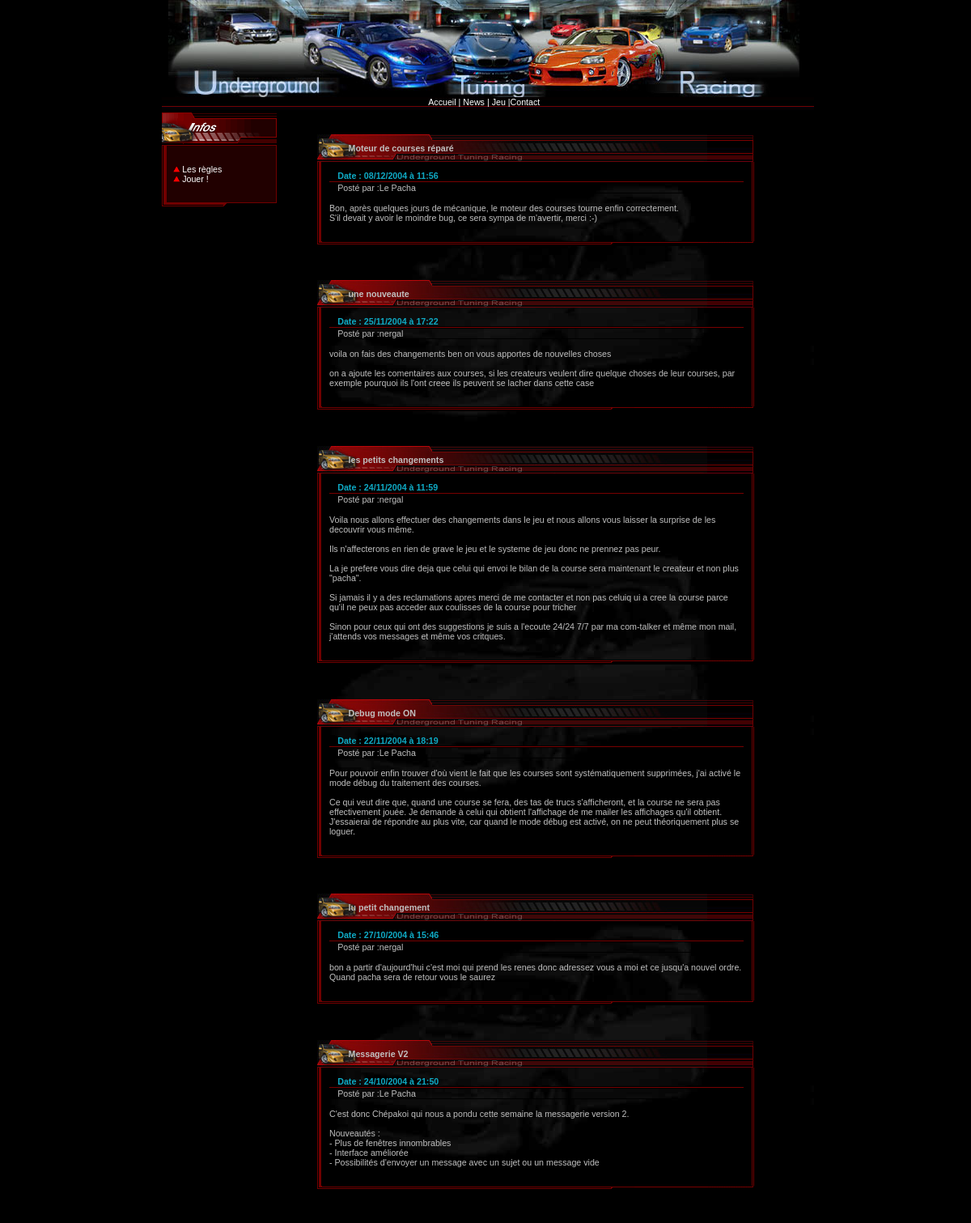
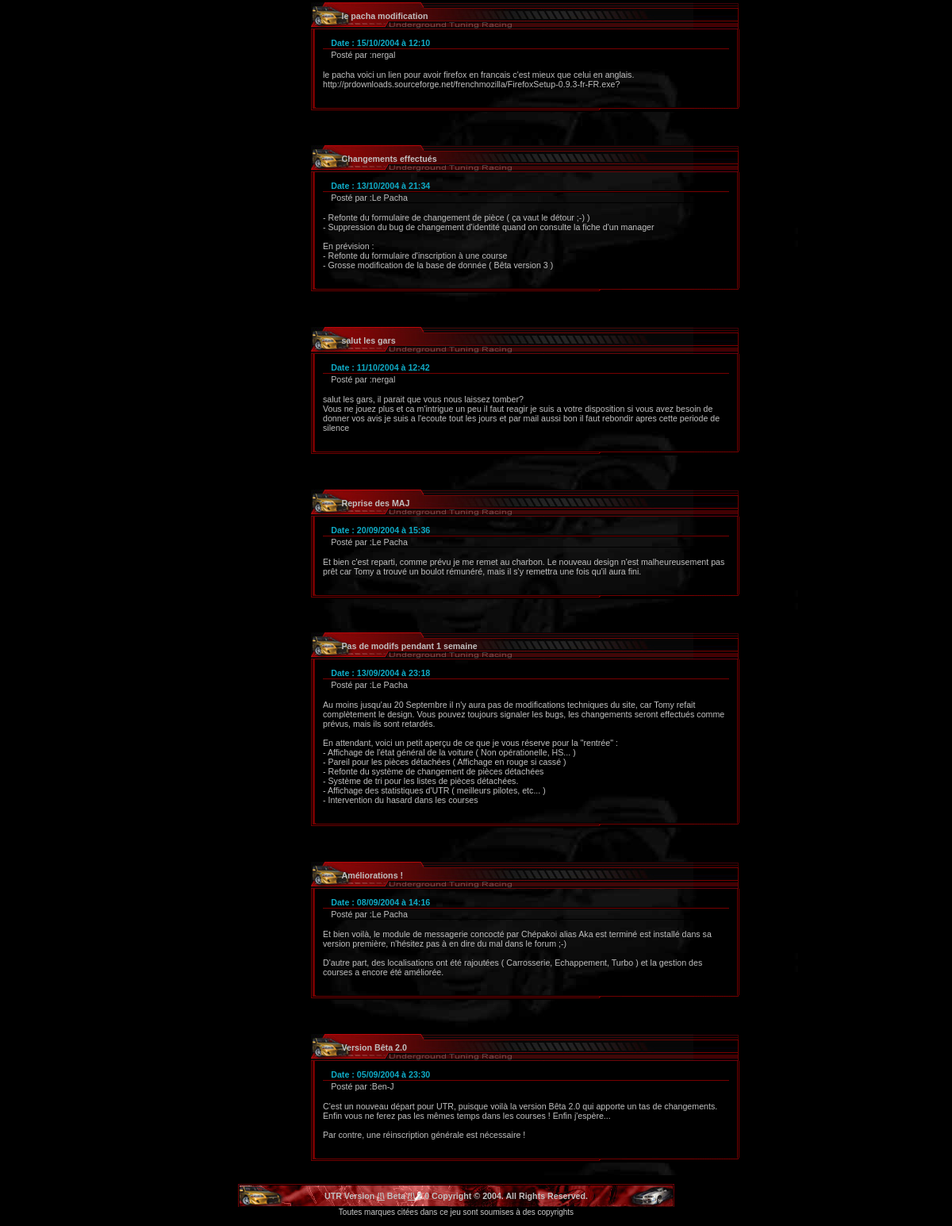
Page /frame/news.php on the committed database (2 pictures, top to bottom).
### tables this page shows
CREATE TABLE `news` (
  `IdNews` int(11) NOT NULL AUTO_INCREMENT,
  `Nws_Titre` varchar(50) NOT NULL DEFAULT '',
  `Nws_Texte` longtext NOT NULL,
  `Nws_IdPosteur` int(11) DEFAULT NULL,
  `Nws_NomPosteur` varchar(50) DEFAULT NULL,
  `Nws_Date` timestamp NOT NULL DEFAULT CURRENT_TIMESTAMP ON UPDATE CURRENT_TIMESTAMP,
  `Nws_Acceptee` enum('0','1') NOT NULL DEFAULT '0',
  PRIMARY KEY (`IdNews`)
);

### frame/news.php (the view, shortened to what this page needs)
<!DOCTYPE HTML PUBLIC "-//W3C//DTD HTML 4.01 Transitional//EN" "http://www.w3.org/TR/html4/loose.dtd">
<html>
<head>
</head>
<body bgcolor="#000000">
<table width="99%" border="0" cellspacing="0" cellpadding="0">
  <tr>
    <td><table width="100%" border="0" cellpadding="0" cellspacing="0">
        <tr>
          <td colspan="3"> <?php
	include("titre.php");
?> </td>
        </tr>
        <tr>
          <td width="17%" height="555" valign="top"> <?php
	include("menu.php");
?> </td>
          <td width="83%" valign="top" background="/UTR/design/bg.jpg"> <div align="left"></div>
            <table width="100%" border="0" cellpadding="0" cellspacing="0">
              <tr>
                <td width="2%"><img src="/UTR/design/spacer.gif" width="46" height="64"></td>
                <td width="98%"><p align="center">
                    <?php
	$requeteNews ="	SELECT IdNews, Nws_Titre, Nws_Texte, Nws_IdPosteur, Jou_Pseudo, Nws_NomPosteur, DATE_FORMAT( Nws_Date, '%d/%m/%Y à %H:%i') AS Nws_DateFormat
							FROM news
							LEFT JOIN joueur ON IdJoueur = Nws_IdPosteur
							WHERE Nws_Acceptee = '1'
							ORDER BY Nws_Date DESC";
	$resultatNews = mysql_query($requeteNews)or die("Erreur dans la requête de news : ".mysql_error());
	if(mysql_num_rows($resultatNews)!=0)
	{
		while($news = mysql_fetch_assoc($resultatNews))
		{
?>
                  </p><br>
                    <table cellspacing=0 cellpadding=4 width="618" border=0>
                      <tbody>
                        <tr>
                          <td width="540"> <table cellspacing=0 cellpadding=0 width="100%" border=0>
                              <tbody>
                                <tr>
                                  <td width=482
                background="/UTR/design/nav.jpg"
                height=34><div align="left">&nbsp;&nbsp; &nbsp; &nbsp;&nbsp;&nbsp;&nbsp;
                                      &nbsp; &nbsp;<b><?php echo $news['Nws_Titre'];?></b></div></td>
                                  <td align=right
                background="/UTR/design/navtile.jpg">&nbsp;</td>
                                  <td align=right
                background="/UTR/design/navtile.jpg"><img
                  height=34
                  src="/UTR/design/navdroite.gif"
                  width=2></td>
                                </tr>
                              </tbody>
                            </table>
                            <table cellspacing=0 cellpadding=0 width="100%" border=0>
                              <tbody>
                                <tr>
                                  <td width=5
                background="/UTR/design/tile_gauche.gif">&nbsp;</td>
                                  <td> <table cellspacing=0 cellpadding=10 width="100%" align=center
                  border=0>
                                      <tbody>
                                        <tr>
                                          <td valign=top>
                                            <table cellspacing=0 cellpadding=0 width="100%"
                        align=center border=0>
                                              <tbody>
                                                <tr>
                                                  <td  colspan=3 height=1></td>
                                                </tr>
                                                <tr>
                                                  <td valign=top width="2%" bgcolor=#000000>&nbsp;</td>
                                                  <td class=news valign=top width="53%"><div align="left"><b>
                                                    Date :
                                                    <?php echo $news['Nws_DateFormat'];?>
                                                    </b></div></td>
                                                  <td valign=top align=right width="45%">&nbsp;</td>
                                                </tr>
                                                <tr>
                                                </tr>
                                                <tr>
                                                </tr>
                                                <tr>
                                                  <td bgcolor=#000000 colspan=3 height=1></td>
                                                </tr>
                                                <tr>
                                                  <td valign=top width="2%"
bgcolor=#000000>&nbsp;</td>
                                                  <td valign=top width="53%"><div align="left">Posté
                                                      par :<?php echo ($news['Jou_Pseudo']!='')?$news['Jou_Pseudo']:$news['Nws_NomPosteur'];?></div></td>
                                                  <td valign=top align=right width="45%">&nbsp;</td>
                                                </tr>
                                                <tr>
                                                  <td bgcolor=#000000 colspan=3 height=1></td>
                                                </tr>
                                                <tr>
                                                  <td colspan=3>&nbsp;</td>
                                                </tr>
                                                <tr>
                                                  <td colspan=3><?php echo nl2br(stripslashes($news['Nws_Texte']))?></td>
                                                </tr>
                                                <tr>
                                                  <td colspan=3>&nbsp;</td>
                                                </tr>
                                                <tr>
                                                  <td colspan=3 height=1></td>
                                                </tr>
                                              </tbody>
                                            </table></td>
                                        </tr>
                                      </tbody>
                                    </table></td>
                                  <td width=2
                background="/UTR/design/tile_droit.gif">&nbsp;</td>
                                </tr>
                              </tbody>
                            </table>
                            <table cellspacing=0 cellpadding=0 width="100%" border=0>
                              <tbody>
                                <tr>
                                  <td width=482
                background="/UTR/design/bas2.gif"
                height=6></td>
                                  <td align=right
                background="/UTR/design/bas_tile_droite.gif"
                height=6><img height=6
                  src="/UTR/design/bas_bord_droit.gif"
                  width=3></td>
                                </tr>
                              </tbody>
                            </table></td>
                          <td width="62"><img src="/UTR/design/spacer.gif" width="62" height="64"></td>
                        </tr>
                      </tbody>
                    </table>
                    <br>
                    <?php
		}
	}
	else
	{
		echo "Aucune news n'a été postée ou aucune news postée n'a été acceptée...";
	}
	?>
                  </td>
              </tr>
            </table></td>
        </tr>
      </table></td>
  </tr>
  <tr>
    <td>
      <div align="center">
        <table border="0" align="center" cellpadding="0" cellspacing="0">
          <tr>
            <td>
              <?php
	include("piedpage.php");
?>
            </td>
            <td><img src="/UTR/design/spacer.gif" width="56" height="64"></td>
          </tr>
        </table>
      </div></td>
  </tr>
</table>
</body>
</html>

### frame/titre.php (shortened to what this page needs)
<body bgcolor="#000000" text="#FFFFFF" link="#FFFFFF" vlink="#FFFFFF" alink="#FFFFFF" leftmargin="0" topmargin="0">
<table width="100%" border=0 align="left" cellpadding=0 cellspacing=0>
  <tbody>
    <tr>
      <td width="935"><div align="center"><a href="/UTR/index.php"><img
      src="/UTR/design/UTR-ng.jpg"
      width=780
      height=120 border="0"></a></div></td>
      <td width="64" align=right>&nbsp;</td>
    </tr>
    <tr>
      <td height="19" valign="top"
    background="/UTR/design/header_r1_c2.jpg"><div align="center"><font color="#FFFFFF"><a href="/UTR/frame/accueil.php">Accueil</a>
          | <a href="/UTR/frame/news.php">News</a> | <a href="/UTR/jeu/accueilJeu.php">Jeu</a>
          |<a href="/UTR/frame/contact.php">Contact</a></font></div></td>
      <td align=right
    background="/UTR/design/header_r1_c2.jpg">&nbsp;</td>
    </tr>
  </tbody>
</table>

### frame/menu.php (shortened to what this page needs)
<table width=142 border=0 align="left" cellpadding=0 cellspacing=0>
  <tbody>
    <tr>
      <td width="142" align=middle valign=top><table width=142 border=0 cellpadding=0 cellspacing=0>
          <tbody>
            <tr>
              <td width="142"><img height=41
                  src="/UTR/design/infos.gif"
                  width=142></td>
            </tr>
            <tr>
              <td align=right
                background="/UTR/design/tile.gif"><br> <table width="90%" border=0 cellpadding=0 cellspacing=0>
                  <tbody>
                    <tr>
                      <td> <p align="left"><img height=8
                        src="/UTR/design/fleche.gif"
                        width=8> <a
                        href="/UTR/frame/regles.php">Les règles</a><br>
                          <img
                        height=8
                        src="/UTR/design/fleche.gif"
                        width=8> <a
                        href="/UTR/jeu/accueilJeu.php">Jouer !</a> <br>
                          <br>
                        </p></td>
                    </tr>
                  </tbody>
                </table></td>
            </tr>
            <tr>
              <td><img height=6
                  src="/UTR/design/bas.gif"
                  width=142></td>
            </tr>
          </tbody>
        </table>
      </td>
    </tr>
  </TBODY>
</table>

### frame/piedpage.php
<table height=41 cellspacing=0 cellpadding=0 width=550
      border=0>
  <tbody>
    <tr>
      <td height="29" align=middle
          background="/UTR/design/footer.jpg"><div align="center"><b>UTR Version
          <u>/!\</u> Beta <u>/!\</u> 2.0 Copyright &copy; 2004. All Rights Reserved.</b></div></td>
    </tr>
    <tr>
      <td height="12" align=middle><div align="center"><font color="#CCCCCC" size="1">Toutes marques
          cit&eacute;es dans ce jeu sont soumises &agrave; des copyrights</font></div></td>
    </tr>
  </tbody>
</table>

### design/utr.css (style rules this page uses)
BODY { PADDING-RIGHT: 0px; PADDING-LEFT: 0px; SCROLLBAR-FACE-COLOR: #780000; PADDING-BOTTOM: 0px; MARGIN: 5px; SCROLLBAR-HIGHLIGHT-COLOR: #780000; SCROLLBAR-SHADOW-COLOR: #660000; SCROLLBAR-3DLIGHT-COLOR: #780000; SCROLLBAR-ARROW-COLOR: #c0c0c0; PADDING-TOP: 0px; SCROLLBAR-TRACK-COLOR: #330000; SCROLLBAR-DARKSHADOW-COLOR: #330000; width: 800px; margin: 0 auto; }
A { TEXT-DECORATION: none }
.news { FONT: 8pt Verdana, Arial, Helvetica, sans-serif; COLOR: #0fabc6 }
TABLE { FONT: 8pt Verdana, Arial, Helvetica, sans-serif; COLOR: #c0c0c0; TEXT-DECORATION: none }
TR { FONT: 8pt Verdana, Arial, Helvetica, sans-serif; COLOR: #c0c0c0 }
TD { FONT: 8pt Verdana, Arial, Helvetica, sans-serif; COLOR: #c0c0c0 }

### rows in the picture
news: Nws_Titre "Moteur de courses réparé", Nws_DateFormat "08/12/2004 à 11:56", Nws_NomPosteur "Le Pacha", Nws_Texte "Bon, après quelques jours de mécanique, le moteur des courses tourne enfin correctement. S'il devait y avoir le moindre bug, ce sera sympa de m'avertir, merci :-)"
news: Nws_Titre "une nouveaute", Nws_DateFormat "25/11/2004 à 17:22", Nws_NomPosteur "nergal", Nws_Texte "voila on fais des changements ben on vous apportes de nouvelles choses on a ajoute les comentaires aux courses, si les createurs veulent dire quelque choses de leur courses, par exemple pourquoi ils l'ont creee ils peuvent se lacher dans cette case"
news: Nws_Titre "les petits changements", Nws_DateFormat "24/11/2004 à 11:59", Nws_NomPosteur "nergal", Nws_Texte "Voila nous allons effectuer des changements dans le jeu et nous allons vous laisser la surprise de les decouvrir vous même. Ils n'affecterons en rien de grave le jeu et le systeme de jeu donc ne prennez pas peur. La je prefere vous dire deja que celui qui envoi le bilan de la course sera maintenant le createur et non plus \"pacha\". Si jamais il y a des reclamations apres merci de me contacter et non pas celuiq ui a cree la course parce qu'il ne peux pas acceder aux coulisses de la course pour tricher Sinon pour ceux qui ont des suggestions je suis a l'ecoute 24/24 7/7 par ma com-talker et même mon mail, j'attends vos messages et même vos critques."
news: Nws_Titre "Debug mode ON", Nws_DateFormat "22/11/2004 à 18:19", Nws_NomPosteur "Le Pacha", Nws_Texte "Pour pouvoir enfin trouver d'où vient le fait que les courses sont systématiquement supprimées, j'ai activé le mode débug du traitement des courses. Ce qui veut dire que, quand une course se fera, des tas de trucs s'afficheront, et la course ne sera pas effectivement jouée. Je demande à celui qui obtient l'affichage de me mailer les affichages qu'il obtient. J'essaierai de répondre au plus vite, car quand le mode débug est activé, on ne peut théoriquement plus se loguer."
news: Nws_Titre "lu petit changement", Nws_DateFormat "27/10/2004 à 15:46", Nws_NomPosteur "nergal", Nws_Texte "bon a partir d'aujourd'hui c'est moi qui prend les renes donc adressez vous a moi et ce jusqu'a nouvel ordre. Quand pacha sera de retour vous le saurez"
news: Nws_Titre "Messagerie V2", Nws_DateFormat "24/10/2004 à 21:50", Nws_NomPosteur "Le Pacha", Nws_Texte "C'est donc Chépakoi qui nous a pondu cette semaine la messagerie version 2. Nouveautés : - Plus de fenêtres innombrables - Interface améliorée - Possibilités d'envoyer un message avec un sujet ou un message vide"
news: Nws_Titre "le pacha modification", Nws_DateFormat "15/10/2004 à 12:10", Nws_NomPosteur "nergal", Nws_Texte "le pacha voici un lien pour avoir firefox en francais c'est mieux que celui en anglais. http://prdownloads.sourceforge.net/frenchmozilla/FirefoxSetup-0.9.3-fr-FR.exe?"
news: Nws_Titre "Changements effectués", Nws_DateFormat "13/10/2004 à 21:34", Nws_NomPosteur "Le Pacha", Nws_Texte "- Refonte du formulaire de changement de pièce ( ça vaut le détour ;-) ) - Suppression du bug de changement d'identité quand on consulte la fiche d'un manager En prévision : - Refonte du formulaire d'inscription à une course - Grosse modification de la base de donnée ( Bêta version 3 )"
news: Nws_Titre "salut les gars", Nws_DateFormat "11/10/2004 à 12:42", Nws_NomPosteur "nergal", Nws_Texte "salut les gars, il parait que vous nous laissez tomber? Vous ne jouez plus et ca m'intrigue un peu il faut reagir je suis a votre disposition si vous avez besoin de donner vos avis je suis a l'ecoute tout les jours et par mail aussi bon il faut rebondir apres cette periode de silence"
news: Nws_Titre "Reprise des MAJ", Nws_DateFormat "20/09/2004 à 15:36", Nws_NomPosteur "Le Pacha", Nws_Texte "Et bien c'est reparti, comme prévu je me remet au charbon. Le nouveau design n'est malheureusement pas prêt car Tomy a trouvé un boulot rémunéré, mais il s'y remettra une fois qu'il aura fini."
news: Nws_Titre "Pas de modifs pendant 1 semaine", Nws_DateFormat "13/09/2004 à 23:18", Nws_NomPosteur "Le Pacha", Nws_Texte "Au moins jusqu'au 20 Septembre il n'y aura pas de modifications techniques du site, car Tomy refait complètement le design. Vous pouvez toujours signaler les bugs, les changements seront effectués comme prévus, mais ils sont retardés. En attendant, voici un petit aperçu de ce que je vous réserve pour la \"rentrée\" : - Affichage de l'état général de la voiture ( Non opérationelle, HS... ) - Pareil pour les pièces détachées ( Affichage en rouge si cassé ) - Refonte du système de changement de pièces détachées - Système de tri pour les listes de pièces détachées. - Affichage des statistiques d'UTR ( meilleurs pilotes, etc... ) - Intervention du hasard dans les courses"
news: Nws_Titre "Améliorations !", Nws_DateFormat "08/09/2004 à 14:16", Nws_NomPosteur "Le Pacha", Nws_Texte "Et bien voilà, le module de messagerie concocté par Chépakoi alias Aka est terminé est installé dans sa version première, n'hésitez pas à en dire du mal dans le forum ;-) D'autre part, des localisations ont été rajoutées ( Carrosserie, Echappement, Turbo ) et la gestion des courses a encore été améliorée."
news: Nws_Titre "Version Bêta 2.0", Nws_DateFormat "05/09/2004 à 23:30", Nws_NomPosteur "Ben-J", Nws_Texte "C'est un nouveau départ pour UTR, puisque voilà la version Bêta 2.0 qui apporte un tas de changements. Enfin vous ne ferez pas les mêmes temps dans les courses ! Enfin j'espère... Par contre, une réinscription générale est nécessaire !"
